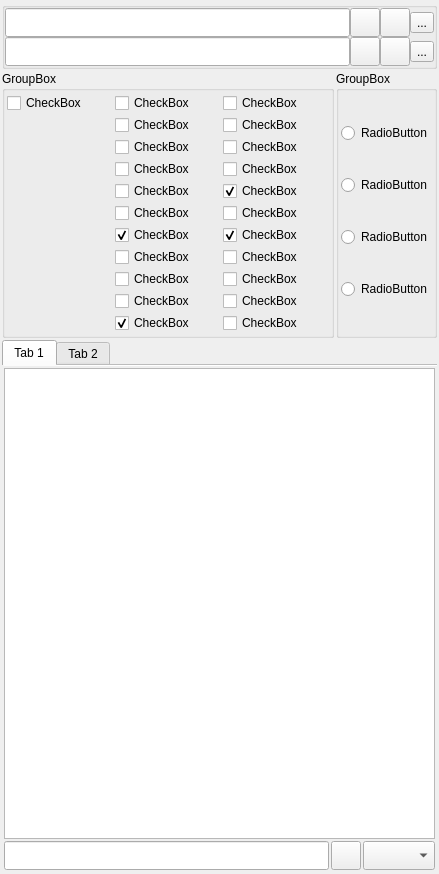
<?xml version="1.0" encoding="UTF-8"?>
<ui version="4.0">
 <class>DockWidget</class>
 <widget class="QDockWidget" name="DockWidget">
  <property name="geometry">
   <rect>
    <x>0</x>
    <y>0</y>
    <width>439</width>
    <height>874</height>
   </rect>
  </property>
  <property name="windowTitle">
   <string>DockWidget</string>
  </property>
  <widget class="QWidget" name="inner_widget">
   <layout class="QGridLayout" name="gridLayout" columnstretch="2,0">
    <property name="leftMargin">
     <number>2</number>
    </property>
    <property name="topMargin">
     <number>2</number>
    </property>
    <property name="rightMargin">
     <number>2</number>
    </property>
    <property name="bottomMargin">
     <number>2</number>
    </property>
    <property name="spacing">
     <number>2</number>
    </property>
    <item row="2" column="1">
     <widget class="QGroupBox" name="search_source_groupbox">
      <property name="title">
       <string>GroupBox</string>
      </property>
      <property name="checkable">
       <bool>false</bool>
      </property>
      <layout class="QGridLayout" name="gridLayout_3">
       <property name="leftMargin">
        <number>2</number>
       </property>
       <property name="topMargin">
        <number>2</number>
       </property>
       <property name="rightMargin">
        <number>2</number>
       </property>
       <property name="bottomMargin">
        <number>2</number>
       </property>
       <property name="spacing">
        <number>2</number>
       </property>
       <item row="0" column="0">
        <widget class="QRadioButton" name="source_packfile">
         <property name="text">
          <string>RadioButton</string>
         </property>
         <property name="checked">
          <bool>false</bool>
         </property>
        </widget>
       </item>
       <item row="2" column="0">
        <widget class="QRadioButton" name="source_game">
         <property name="text">
          <string>RadioButton</string>
         </property>
        </widget>
       </item>
       <item row="1" column="0">
        <widget class="QRadioButton" name="source_parent">
         <property name="text">
          <string>RadioButton</string>
         </property>
        </widget>
       </item>
       <item row="3" column="0">
        <widget class="QRadioButton" name="source_asskit">
         <property name="text">
          <string>RadioButton</string>
         </property>
        </widget>
       </item>
      </layout>
     </widget>
    </item>
    <item row="0" column="0" colspan="2">
     <widget class="QGroupBox" name="search_groupbox">
      <property name="title">
       <string/>
      </property>
      <property name="flat">
       <bool>true</bool>
      </property>
      <property name="checkable">
       <bool>false</bool>
      </property>
      <layout class="QGridLayout" name="gridLayout_2">
       <property name="leftMargin">
        <number>0</number>
       </property>
       <property name="topMargin">
        <number>0</number>
       </property>
       <property name="rightMargin">
        <number>0</number>
       </property>
       <property name="bottomMargin">
        <number>0</number>
       </property>
       <property name="spacing">
        <number>0</number>
       </property>
       <item row="0" column="2">
        <widget class="QToolButton" name="search_button">
         <property name="text">
          <string/>
         </property>
         <property name="icon">
          <iconset theme="edit-find">
           <normaloff>.</normaloff>.</iconset>
         </property>
         <property name="iconSize">
          <size>
           <width>22</width>
           <height>22</height>
          </size>
         </property>
        </widget>
       </item>
       <item row="1" column="4">
        <widget class="QToolButton" name="regex_button">
         <property name="text">
          <string>...</string>
         </property>
         <property name="icon">
          <iconset theme="nextfuzzyuntrans">
           <normaloff>.</normaloff>.</iconset>
         </property>
         <property name="iconSize">
          <size>
           <width>22</width>
           <height>22</height>
          </size>
         </property>
         <property name="checkable">
          <bool>true</bool>
         </property>
        </widget>
       </item>
       <item row="0" column="4">
        <widget class="QToolButton" name="case_sensitive_search_button">
         <property name="text">
          <string>...</string>
         </property>
         <property name="icon">
          <iconset theme="format-text-uppercase">
           <normaloff>.</normaloff>.</iconset>
         </property>
         <property name="iconSize">
          <size>
           <width>22</width>
           <height>22</height>
          </size>
         </property>
         <property name="checkable">
          <bool>true</bool>
         </property>
        </widget>
       </item>
       <item row="1" column="3">
        <widget class="QToolButton" name="replace_all_button">
         <property name="text">
          <string/>
         </property>
         <property name="icon">
          <iconset theme="document-replace">
           <normaloff>.</normaloff>.</iconset>
         </property>
         <property name="iconSize">
          <size>
           <width>22</width>
           <height>22</height>
          </size>
         </property>
        </widget>
       </item>
       <item row="1" column="2">
        <widget class="QToolButton" name="replace_button">
         <property name="text">
          <string/>
         </property>
         <property name="icon">
          <iconset theme="edit-find-replace">
           <normaloff>.</normaloff>.</iconset>
         </property>
         <property name="iconSize">
          <size>
           <width>22</width>
           <height>22</height>
          </size>
         </property>
        </widget>
       </item>
       <item row="0" column="3">
        <widget class="QToolButton" name="clear_button">
         <property name="text">
          <string/>
         </property>
         <property name="icon">
          <iconset theme="edit-clear-all">
           <normaloff>.</normaloff>.</iconset>
         </property>
         <property name="iconSize">
          <size>
           <width>22</width>
           <height>22</height>
          </size>
         </property>
        </widget>
       </item>
       <item row="0" column="0">
        <widget class="KLineEdit" name="search_line_edit">
         <property name="sizePolicy">
          <sizepolicy hsizetype="Preferred" vsizetype="Preferred">
           <horstretch>0</horstretch>
           <verstretch>0</verstretch>
          </sizepolicy>
         </property>
         <property name="clearButtonEnabled">
          <bool>true</bool>
         </property>
         <property name="trapEnterKeyEvent" stdset="0">
          <bool>true</bool>
         </property>
        </widget>
       </item>
       <item row="1" column="0">
        <widget class="KLineEdit" name="replace_line_edit">
         <property name="sizePolicy">
          <sizepolicy hsizetype="Preferred" vsizetype="Preferred">
           <horstretch>0</horstretch>
           <verstretch>0</verstretch>
          </sizepolicy>
         </property>
         <property name="clearButtonEnabled">
          <bool>true</bool>
         </property>
         <property name="trapEnterKeyEvent" stdset="0">
          <bool>true</bool>
         </property>
        </widget>
       </item>
      </layout>
     </widget>
    </item>
    <item row="2" column="0">
     <widget class="QGroupBox" name="search_on_groupbox">
      <property name="title">
       <string>GroupBox</string>
      </property>
      <property name="flat">
       <bool>false</bool>
      </property>
      <property name="checkable">
       <bool>false</bool>
      </property>
      <layout class="QGridLayout" name="gridLayout_4">
       <property name="leftMargin">
        <number>2</number>
       </property>
       <property name="topMargin">
        <number>2</number>
       </property>
       <property name="rightMargin">
        <number>2</number>
       </property>
       <property name="bottomMargin">
        <number>2</number>
       </property>
       <property name="spacing">
        <number>2</number>
       </property>
       <item row="8" column="1">
        <widget class="QCheckBox" name="search_group_formations">
         <property name="text">
          <string>CheckBox</string>
         </property>
        </widget>
       </item>
       <item row="4" column="1">
        <widget class="QCheckBox" name="search_audio">
         <property name="text">
          <string>CheckBox</string>
         </property>
        </widget>
       </item>
       <item row="5" column="1">
        <widget class="QCheckBox" name="search_bmd">
         <property name="text">
          <string>CheckBox</string>
         </property>
        </widget>
       </item>
       <item row="3" column="1">
        <widget class="QCheckBox" name="search_anims_table">
         <property name="text">
          <string>CheckBox</string>
         </property>
        </widget>
       </item>
       <item row="0" column="0">
        <widget class="QCheckBox" name="search_all">
         <property name="text">
          <string>CheckBox</string>
         </property>
         <property name="checked">
          <bool>false</bool>
         </property>
        </widget>
       </item>
       <item row="9" column="1">
        <widget class="QCheckBox" name="search_image">
         <property name="text">
          <string>CheckBox</string>
         </property>
        </widget>
       </item>
       <item row="0" column="1">
        <widget class="QCheckBox" name="search_anim">
         <property name="text">
          <string>CheckBox</string>
         </property>
        </widget>
       </item>
       <item row="2" column="1">
        <widget class="QCheckBox" name="search_anim_pack">
         <property name="text">
          <string>CheckBox</string>
         </property>
        </widget>
       </item>
       <item row="1" column="1">
        <widget class="QCheckBox" name="search_anim_fragment">
         <property name="text">
          <string>CheckBox</string>
         </property>
        </widget>
       </item>
       <item row="10" column="1">
        <widget class="QCheckBox" name="search_loc">
         <property name="enabled">
          <bool>true</bool>
         </property>
         <property name="text">
          <string>CheckBox</string>
         </property>
         <property name="checked">
          <bool>true</bool>
         </property>
        </widget>
       </item>
       <item row="6" column="1">
        <widget class="QCheckBox" name="search_db">
         <property name="enabled">
          <bool>true</bool>
         </property>
         <property name="text">
          <string>CheckBox</string>
         </property>
         <property name="checked">
          <bool>true</bool>
         </property>
        </widget>
       </item>
       <item row="7" column="1">
        <widget class="QCheckBox" name="search_esf">
         <property name="text">
          <string>CheckBox</string>
         </property>
        </widget>
       </item>
       <item row="0" column="2">
        <widget class="QCheckBox" name="search_matched_combat">
         <property name="text">
          <string>CheckBox</string>
         </property>
        </widget>
       </item>
       <item row="1" column="2">
        <widget class="QCheckBox" name="search_pack">
         <property name="text">
          <string>CheckBox</string>
         </property>
        </widget>
       </item>
       <item row="2" column="2">
        <widget class="QCheckBox" name="search_portrait_settings">
         <property name="text">
          <string>CheckBox</string>
         </property>
        </widget>
       </item>
       <item row="3" column="2">
        <widget class="QCheckBox" name="search_rigid_model">
         <property name="text">
          <string>CheckBox</string>
         </property>
        </widget>
       </item>
       <item row="4" column="2">
        <widget class="QCheckBox" name="search_schemas">
         <property name="enabled">
          <bool>true</bool>
         </property>
         <property name="text">
          <string>CheckBox</string>
         </property>
         <property name="checked">
          <bool>true</bool>
         </property>
        </widget>
       </item>
       <item row="5" column="2">
        <widget class="QCheckBox" name="search_sound_bank">
         <property name="text">
          <string>CheckBox</string>
         </property>
        </widget>
       </item>
       <item row="6" column="2">
        <widget class="QCheckBox" name="search_text">
         <property name="enabled">
          <bool>true</bool>
         </property>
         <property name="text">
          <string>CheckBox</string>
         </property>
         <property name="checked">
          <bool>true</bool>
         </property>
        </widget>
       </item>
       <item row="7" column="2">
        <widget class="QCheckBox" name="search_uic">
         <property name="text">
          <string>CheckBox</string>
         </property>
        </widget>
       </item>
       <item row="8" column="2">
        <widget class="QCheckBox" name="search_unit_variant">
         <property name="text">
          <string>CheckBox</string>
         </property>
        </widget>
       </item>
       <item row="9" column="2">
        <widget class="QCheckBox" name="search_unknown">
         <property name="text">
          <string>CheckBox</string>
         </property>
        </widget>
       </item>
       <item row="10" column="2">
        <widget class="QCheckBox" name="search_video">
         <property name="text">
          <string>CheckBox</string>
         </property>
        </widget>
       </item>
      </layout>
     </widget>
    </item>
    <item row="3" column="0" colspan="2">
     <widget class="QTabWidget" name="results_tab_widget">
      <property name="tabPosition">
       <enum>QTabWidget::North</enum>
      </property>
      <property name="tabShape">
       <enum>QTabWidget::Rounded</enum>
      </property>
      <property name="currentIndex">
       <number>0</number>
      </property>
      <property name="documentMode">
       <bool>true</bool>
      </property>
      <property name="tabBarAutoHide">
       <bool>false</bool>
      </property>
      <widget class="QWidget" name="tab_table_and_text">
       <attribute name="title">
        <string>Tab 1</string>
       </attribute>
       <layout class="QGridLayout" name="gridLayout_5">
        <property name="leftMargin">
         <number>2</number>
        </property>
        <property name="topMargin">
         <number>2</number>
        </property>
        <property name="rightMargin">
         <number>2</number>
        </property>
        <property name="bottomMargin">
         <number>2</number>
        </property>
        <property name="spacing">
         <number>2</number>
        </property>
        <item row="1" column="1">
         <widget class="QToolButton" name="table_and_text_filter_case_sensitive_button">
          <property name="text">
           <string/>
          </property>
          <property name="icon">
           <iconset theme="format-text-uppercase">
            <normaloff>../../../../</normaloff>../../../../</iconset>
          </property>
          <property name="iconSize">
           <size>
            <width>22</width>
            <height>22</height>
           </size>
          </property>
          <property name="checkable">
           <bool>true</bool>
          </property>
         </widget>
        </item>
        <item row="1" column="0">
         <widget class="KLineEdit" name="table_and_text_filter_line_edit">
          <property name="sizePolicy">
           <sizepolicy hsizetype="Expanding" vsizetype="Preferred">
            <horstretch>0</horstretch>
            <verstretch>0</verstretch>
           </sizepolicy>
          </property>
          <property name="clearButtonEnabled">
           <bool>true</bool>
          </property>
         </widget>
        </item>
        <item row="1" column="2">
         <widget class="QComboBox" name="table_and_text_column_combo_box">
          <property name="sizePolicy">
           <sizepolicy hsizetype="Preferred" vsizetype="Preferred">
            <horstretch>0</horstretch>
            <verstretch>0</verstretch>
           </sizepolicy>
          </property>
         </widget>
        </item>
        <item row="0" column="0" colspan="3">
         <widget class="QTreeView" name="table_and_text_tree_view">
          <property name="contextMenuPolicy">
           <enum>Qt::CustomContextMenu</enum>
          </property>
          <property name="alternatingRowColors">
           <bool>true</bool>
          </property>
          <property name="selectionMode">
           <enum>QAbstractItemView::ExtendedSelection</enum>
          </property>
          <property name="selectionBehavior">
           <enum>QAbstractItemView::SelectItems</enum>
          </property>
          <property name="uniformRowHeights">
           <bool>true</bool>
          </property>
          <property name="sortingEnabled">
           <bool>true</bool>
          </property>
          <property name="animated">
           <bool>true</bool>
          </property>
          <property name="headerHidden">
           <bool>false</bool>
          </property>
          <attribute name="headerVisible">
           <bool>true</bool>
          </attribute>
          <attribute name="headerStretchLastSection">
           <bool>true</bool>
          </attribute>
         </widget>
        </item>
       </layout>
      </widget>
      <widget class="QWidget" name="tab_schema">
       <attribute name="title">
        <string>Tab 2</string>
       </attribute>
       <layout class="QGridLayout" name="gridLayout_8">
        <property name="leftMargin">
         <number>2</number>
        </property>
        <property name="topMargin">
         <number>2</number>
        </property>
        <property name="rightMargin">
         <number>2</number>
        </property>
        <property name="bottomMargin">
         <number>2</number>
        </property>
        <property name="spacing">
         <number>2</number>
        </property>
        <item row="0" column="0" colspan="3">
         <widget class="QTreeView" name="schema_tree_view">
          <property name="contextMenuPolicy">
           <enum>Qt::CustomContextMenu</enum>
          </property>
          <property name="alternatingRowColors">
           <bool>true</bool>
          </property>
          <property name="selectionMode">
           <enum>QAbstractItemView::ExtendedSelection</enum>
          </property>
          <property name="selectionBehavior">
           <enum>QAbstractItemView::SelectItems</enum>
          </property>
          <property name="uniformRowHeights">
           <bool>true</bool>
          </property>
          <property name="sortingEnabled">
           <bool>true</bool>
          </property>
          <property name="animated">
           <bool>true</bool>
          </property>
          <property name="headerHidden">
           <bool>false</bool>
          </property>
          <attribute name="headerVisible">
           <bool>true</bool>
          </attribute>
          <attribute name="headerStretchLastSection">
           <bool>true</bool>
          </attribute>
         </widget>
        </item>
        <item row="1" column="0">
         <widget class="KLineEdit" name="schema_filter_line_edit">
          <property name="sizePolicy">
           <sizepolicy hsizetype="Expanding" vsizetype="Preferred">
            <horstretch>0</horstretch>
            <verstretch>0</verstretch>
           </sizepolicy>
          </property>
          <property name="clearButtonEnabled">
           <bool>true</bool>
          </property>
         </widget>
        </item>
        <item row="1" column="1">
         <widget class="QToolButton" name="schema_filter_case_sensitive_button">
          <property name="text">
           <string/>
          </property>
          <property name="icon">
           <iconset theme="format-text-uppercase">
            <normaloff>../../../../</normaloff>../../../../</iconset>
          </property>
          <property name="iconSize">
           <size>
            <width>22</width>
            <height>22</height>
           </size>
          </property>
          <property name="checkable">
           <bool>true</bool>
          </property>
         </widget>
        </item>
        <item row="1" column="2">
         <widget class="QComboBox" name="schema_column_combo_box">
          <property name="sizePolicy">
           <sizepolicy hsizetype="Preferred" vsizetype="Preferred">
            <horstretch>0</horstretch>
            <verstretch>0</verstretch>
           </sizepolicy>
          </property>
          <property name="frame">
           <bool>true</bool>
          </property>
         </widget>
        </item>
       </layout>
      </widget>
     </widget>
    </item>
   </layout>
  </widget>
 </widget>
 <customwidgets>
  <customwidget>
   <class>KLineEdit</class>
   <extends>QLineEdit</extends>
   <header>klineedit.h</header>
  </customwidget>
 </customwidgets>
 <resources/>
 <connections/>
</ui>
